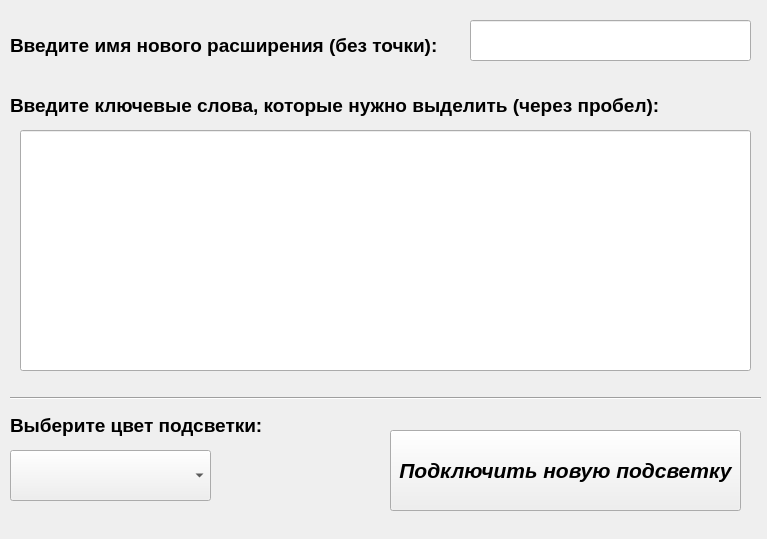
<?xml version="1.0" encoding="UTF-8"?>
<ui version="4.0">
 <class>ReashImport</class>
 <widget class="QWidget" name="ReashImport">
  <property name="geometry">
   <rect>
    <x>0</x>
    <y>0</y>
    <width>767</width>
    <height>539</height>
   </rect>
  </property>
  <property name="windowTitle">
   <string>Form</string>
  </property>
  <widget class="QLabel" name="label">
   <property name="geometry">
    <rect>
     <x>10</x>
     <y>20</y>
     <width>811</width>
     <height>51</height>
    </rect>
   </property>
   <property name="font">
    <font>
     <pointsize>14</pointsize>
     <weight>75</weight>
     <bold>true</bold>
    </font>
   </property>
   <property name="text">
    <string>Введите имя нового расширения (без точки):</string>
   </property>
  </widget>
  <widget class="QLineEdit" name="rash">
   <property name="geometry">
    <rect>
     <x>470</x>
     <y>20</y>
     <width>281</width>
     <height>41</height>
    </rect>
   </property>
   <property name="font">
    <font>
     <pointsize>14</pointsize>
    </font>
   </property>
  </widget>
  <widget class="QLabel" name="label_2">
   <property name="geometry">
    <rect>
     <x>10</x>
     <y>80</y>
     <width>811</width>
     <height>51</height>
    </rect>
   </property>
   <property name="font">
    <font>
     <pointsize>14</pointsize>
     <weight>75</weight>
     <bold>true</bold>
    </font>
   </property>
   <property name="text">
    <string>Введите ключевые слова, которые нужно выделить (через пробел):</string>
   </property>
  </widget>
  <widget class="QLineEdit" name="regexpr">
   <property name="geometry">
    <rect>
     <x>20</x>
     <y>130</y>
     <width>731</width>
     <height>241</height>
    </rect>
   </property>
   <property name="font">
    <font>
     <pointsize>14</pointsize>
    </font>
   </property>
  </widget>
  <widget class="QComboBox" name="colors">
   <property name="geometry">
    <rect>
     <x>10</x>
     <y>450</y>
     <width>201</width>
     <height>51</height>
    </rect>
   </property>
   <property name="font">
    <font>
     <pointsize>16</pointsize>
    </font>
   </property>
  </widget>
  <widget class="Line" name="line">
   <property name="geometry">
    <rect>
     <x>10</x>
     <y>390</y>
     <width>751</width>
     <height>16</height>
    </rect>
   </property>
   <property name="orientation">
    <enum>Qt::Horizontal</enum>
   </property>
  </widget>
  <widget class="QLabel" name="label_3">
   <property name="geometry">
    <rect>
     <x>10</x>
     <y>400</y>
     <width>811</width>
     <height>51</height>
    </rect>
   </property>
   <property name="font">
    <font>
     <pointsize>14</pointsize>
     <weight>75</weight>
     <bold>true</bold>
    </font>
   </property>
   <property name="text">
    <string>Выберите цвет подсветки:</string>
   </property>
  </widget>
  <widget class="QPushButton" name="pushButton">
   <property name="geometry">
    <rect>
     <x>390</x>
     <y>430</y>
     <width>351</width>
     <height>81</height>
    </rect>
   </property>
   <property name="font">
    <font>
     <pointsize>16</pointsize>
     <weight>75</weight>
     <italic>true</italic>
     <bold>true</bold>
    </font>
   </property>
   <property name="text">
    <string>Подключить новую подсветку</string>
   </property>
  </widget>
 </widget>
 <resources/>
 <connections/>
</ui>
